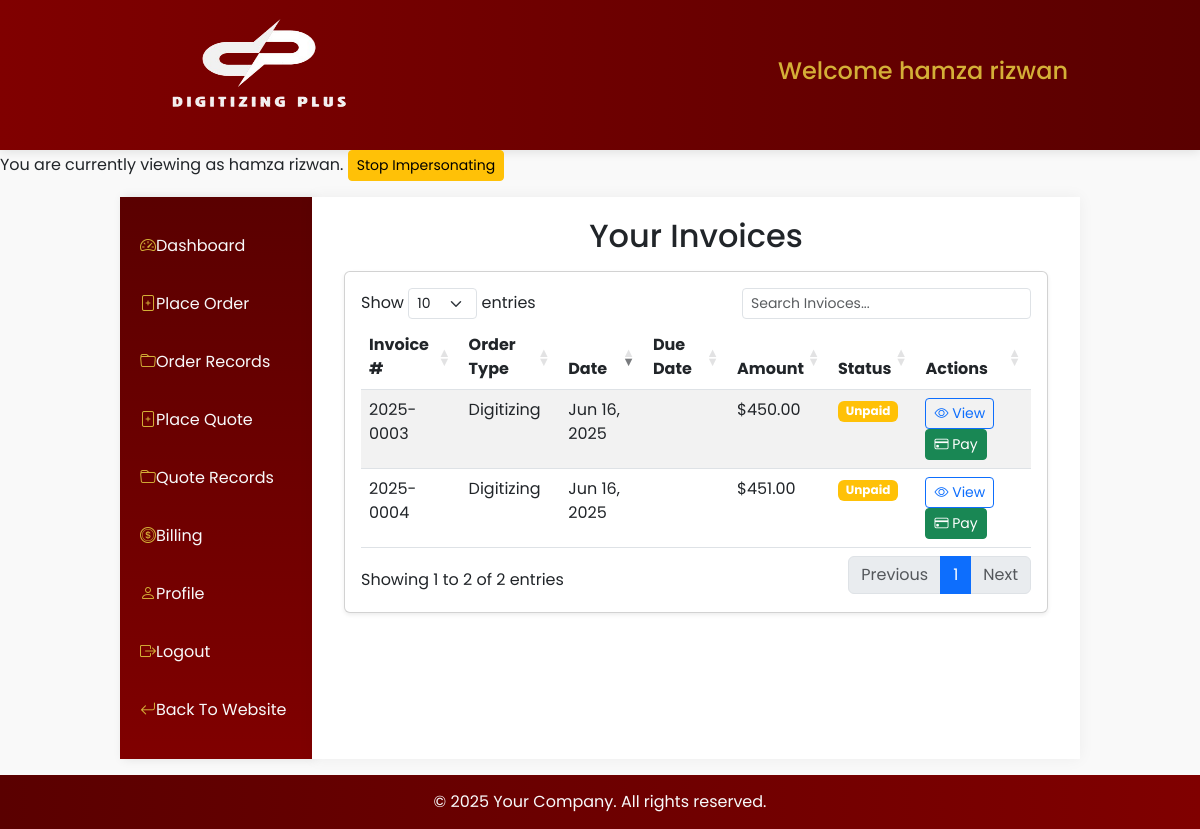
Page /user/invoices/ (signed in) on the committed database.
### users/models.py (models this page shows, shortened)
class User(AbstractUser):
    COUNTRY_CHOICES = [
        ('United States', 'United States'),
        ('United Kingdom', 'United Kingdom'),
        ('Australia', 'Australia'),
        ('New Zealand', 'New Zealand'),
        ('Germany', 'Germany'),
        ('Canada', 'Canada'),
    ]
    username = None
    user_id = models.CharField(max_length=100, unique=True, blank=False, null=False)
    email = models.EmailField(unique=True)
    email2 = models.EmailField(blank=True, null=True, verbose_name="Secondary Email")
    email3 = models.EmailField(blank=True, null=True, verbose_name="Tertiary Email")
    first_name = models.CharField(max_length=100, blank=False, null=False)
    last_name = models.CharField(max_length=100, blank=False, null=False)
    phone_number = models.CharField(max_length=50, null=True, blank=True)
    address = models.CharField(max_length=500)
    city = models.CharField(max_length=50)
    state = models.CharField(max_length=50)
    zip_code = models.CharField(max_length=15)
    created_at = models.DateField(auto_now_add=True, null=True, blank=True)
    country = models.CharField(
        max_length=15,
        choices=COUNTRY_CHOICES,
        default='US',  # Default to United States
        verbose_name="Country"
    )
    USERNAME_FIELD = 'user_id'
    REQUIRED_FIELDS = []  # Removed email from required fields
    objects = UserManager()
    COUNTRY_CODE_MAP = {
        'United States': 'us',
        'United Kingdom': 'gb',
        'Australia': 'au',
        'New Zealand': 'nz',
        'Germany': 'de',
        'Canada': 'ca',
    }

### finance/models.py (models this page shows, shortened)
class Invoice(models.Model):
    STATUS_CHOICES = [
        ('draft', 'Draft'),
        ('sent', 'Sent'),
        ('paid', 'Paid'),
        ('overdue', 'Overdue'),
    ]
    invoice_number = models.CharField(max_length=20, unique=True)
    customer = models.ForeignKey(settings.AUTH_USER_MODEL, on_delete=models.PROTECT)
    date = models.DateField(auto_now_add=True)
    status = models.CharField(max_length=20, choices=STATUS_CHOICES, default='draft')
    total = models.DecimalField(max_digits=10, decimal_places=2)
    created_at = models.DateField(auto_now_add=True, null=True, blank=True)
    digitizing_order = models.ForeignKey(
        'crafting.DigitizingOrder',
        on_delete=models.PROTECT,
        null=True,
        blank=True
    )
    patch_order = models.ForeignKey(
        'crafting.PatchOrder',
        on_delete=models.PROTECT,
        null=True,
        blank=True
    )
    vector_order = models.ForeignKey(
        'crafting.VectorOrder',
        on_delete=models.PROTECT,
        null=True,
        blank=True
    )
    class Meta:
        ordering = ['-date']

### users/views.py (the view)
# urls.py: path('invoices/', views.invoice_list, name='invoice-list'),
@login_required
def invoice_list(request):
    effective_user = get_effective_user(request)
    """
    Show all invoices for the logged-in user with order type
    """
    invoices = Invoice.objects.filter(customer=effective_user).order_by('-created_at')
    for invoice in invoices:
        if invoice.digitizing_order:
            invoice.order_type = "Digitizing"
            invoice.order = invoice.digitizing_order
        elif invoice.patch_order:
            invoice.order_type = "Patch"
            invoice.order = invoice.patch_order
        elif invoice.vector_order:
            invoice.order_type = "Vector"
            invoice.order = invoice.vector_order
        else:
            invoice.order_type = "Unknown"
    return render(request, 'users/customer/invoice_list.html', {
        'invoices': invoices
    })

### digitizingplus/context_processors.py (called while the page is built)
def company_info(request):
    try:
        company = CompanyInfo.objects.first()
    except CompanyInfo.DoesNotExist:
        company = None
    return {'company_info': company}

### users/utils.py (called while the page is built)
def get_effective_user(request):
    if hasattr(request, 'is_impersonating') and request.is_impersonating:
        return request.original_user  # We'll set this in the middleware
    return request.user

### users/templates/users/customer/invoice_list.html (shortened to what this page needs)
{% extends "users/customer/base.html" %}
{% load static %}
{% block content %}
<link rel="stylesheet" type="text/css" href="https://cdn.datatables.net/1.11.5/css/dataTables.bootstrap5.min.css">
<div class="container-fluid">
    <div class="row mb-4">
        <div class="col-12">
            <h2 class="mb-3 text-center">Your Invoices</h2>
            <div class="card shadow-sm">
                <div class="card-body">
                    <div class="table-responsive">
                        <table id="invoicesTable" class="table table-striped table-hover" style="width:100%">
                            <thead>
                                <tr>
                                    <th>Invoice #</th>
                                    <th>Order Type</th>
                                    <th>Date</th>
                                    <th>Due Date</th>
                                    <th>Amount</th>
                                    <th>Status</th>
                                    <th>Actions</th>
                                </tr>
                            </thead>
                            <tbody>
                                {% for invoice in invoices %}
                                <tr>
                                    <td>{{ invoice.invoice_number }}</td>
                                    <td>{{ invoice.order_type }}</td>
                                    <td>{{ invoice.created_at|date:"M d, Y" }}</td>
                                    <td>{{ invoice.due_date|date:"M d, Y" }}</td>
                                    <td>${{ invoice.total|floatformat:2 }}</td>
                                    <td>
                                        <span class="badge bg-{% if invoice.is_paid %}success{% else %}warning{% endif %}">
                                            {% if invoice.is_paid %}Paid{% else %}Unpaid{% endif %}
                                        </span>
                                    </td>
                                    <td>
                                        <a href="{% url 'users:invoice-detail' invoice.id %}" class="btn btn-sm btn-outline-primary">
                                            <i class="bi bi-eye"></i> View
                                        </a>
                                        {% if not invoice.is_paid %}
                                        <button class="btn btn-sm btn-success pay-btn" data-invoice-id="{{ invoice.id }}">
                                            <i class="bi bi-credit-card"></i> Pay
                                        </button>
                                        {% endif %}
                                    </td>
                                </tr>
                                {% empty %}
                                <tr>
                                    <td colspan="7" class="text-center">No invoices found</td>
                                </tr>
                                {% endfor %}
                            </tbody>
                        </table>
                    </div>
                </div>
            </div>
        </div>
    </div>
</div>
<link rel="stylesheet" type="text/css" href="https://cdn.datatables.net/1.11.5/css/dataTables.bootstrap5.min.css">
{% endblock %}

### users/templates/users/customer/base.html (shortened to what this page needs)
{% load static %}
<!DOCTYPE html>
<html lang="en">
<head>
    <link href="https://cdn.jsdelivr.net/npm/bootstrap@5.3.0-alpha1/dist/css/bootstrap.min.css" rel="stylesheet">
    <link href="https://cdn.jsdelivr.net/npm/bootstrap-icons@1.11.3/font/bootstrap-icons.css" rel="stylesheet">
    <link rel="stylesheet" href="{% static "css/portals/customerbase.css" %}">
</head>
<body>
<header>
    <div class="container1">
        <div class="row">
            <div class="col-md-6 text-start">
                <div class="logo">
                    <a href="{% url 'web:index' %}"><img src="{% static 'images/logo1.png' %}" alt="Logo"></a>
                </div>
            </div>
            <div class="col-md-6 text-end">
                <h4 class="text-gold">Welcome {{request.user.first_name}} {{request.user.last_name}}</h4>
            </div>
        </div>
    </div>
</header>
{% if request.is_impersonating %}
<div class="impersonation-banner">
    You are currently viewing as {{ request.user.get_full_name }}.
    <a href="{% url 'users:stop-impersonate' %}" class="btn btn-warning btn-sm">Stop Impersonating</a>
</div>
{% endif %}
    <div class="main-content mt-3 mb-3">
        <nav class="sidebar">
            <ul class="list-group list-group-flush">
                <li class="list-group-item"><a class="nav-link" href="{% url "users:customer-dashboard" %}"><i class="bi bi-speedometer2"></i>Dashboard</a></li>
                <li class="list-group-item"><a class="nav-link" href="{% url "users:customer-orders" %}"><i class="bi bi-file-plus"></i>Place Order</a></li>
                <li class="list-group-item"><a class="nav-link" href="{% url "users:customer-orders-records" %}"><i class="bi bi-folder"></i>Order Records</a></li>
                <li class="list-group-item"><a class="nav-link" href="{% url "users:customer-quotes" %}"><i class="bi bi-file-plus"></i>Place Quote</a></li>
                <li class="list-group-item"><a class="nav-link" href="{% url "users:customer-quote-records" %}"><i class="bi bi-folder"></i>Quote Records</a></li>
                <li class="list-group-item"><a class="nav-link" href="{% url "users:invoice-list" %}"><i class="bi bi-coin"></i>Billing</a></li>
                <li class="list-group-item"><a class="nav-link" href="{% url "users:customer-profile" %}"><i class="bi bi-person"></i>Profile</a></li>
                <li class="list-group-item"><a class="nav-link" href="{% url "users:logout" %}"><i class="bi bi-box-arrow-right"></i>Logout</a></li>
                <li class="list-group-item"><a class="nav-link" href="{% url "web:index" %}"><i class="bi bi-arrow-return-left"></i>Back To Website</a></li>
            </ul>
        </nav>
        <main class="content-area">
            {% block content %}
            {% endblock content %}
        </main>
    </div>
    <footer class="footer">
        <p class="mb-0">&copy; {% now "Y" %} Your Company. All rights reserved.</p>
    </footer>
</body>
</html>

### static/css/portals/customerbase.css (style rules this page uses)
:root { --maroon-primary: #800000; --maroon-dark: #5a0000; --maroon-light: #a80000; --cream-accent: #fff5ee; --gold-accent: #d4af37; --text-light: #f8f9fa; --text-dark: #212529; }
body { font-family: 'Poppins', sans-serif; display: flex; flex-direction: column; min-height: 100vh; background-color: #f9f9f9; }
.main-content { flex: 1; display: flex; width: 80%; margin: auto; }
header { background: linear-gradient(to right, var(--maroon-primary), var(--maroon-dark)); color: var(--text-light); padding: 15px 0; box-shadow: 0 2px 10px rgba(0,0,0,0.1); }
.sidebar { width: 20%; background: linear-gradient(to bottom, var(--maroon-dark), var(--maroon-primary)); color: var(--text-light); padding: 20px 0; box-shadow: 3px 0 10px rgba(0,0,0,0.1); }
.nav-link { color: var(--text-light); padding: 12px 20px; margin: 5px 0; border-radius: 4px; transition: all 0.3s ease; }
.nav-link i { color: var(--gold-accent); }
.list-group-item { background-color: transparent; border: none; padding: 0; }
.content-area { width: 80%; padding: 20px; background-color: white; box-shadow: 0 0 15px rgba(0,0,0,0.05); }
.footer { background: linear-gradient(to right, var(--maroon-dark), var(--maroon-primary)); color: var(--text-light); padding: 15px 0; text-align: center; }
.text-gold { color: var(--gold-accent); }
.logo img { height: 120px; width: 250px; }
header .row { display: flex; align-items: center; margin: 0; }
header .container1 { width: 80%; margin: 0 auto; padding: 0; }

### rows in the picture
User: user.first_name "hamza", user.last_name "rizwan", user.get_full_name "hamza rizwan"
Invoice: invoice_number "2025-0003", order_type "Digitizing", created_at "Jun 16, 2025", total "450.00"
Invoice: invoice_number "2025-0004", order_type "Digitizing", created_at "Jun 16, 2025", total "451.00"
